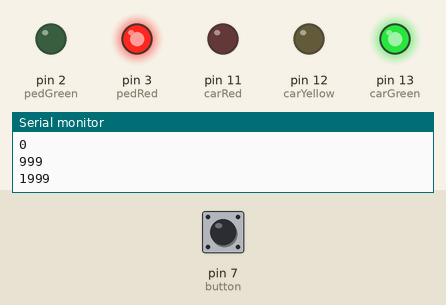
This sketch was run on a simulated Arduino Uno, built with avr-gcc and run on an emulated ATmega328P. Parts: output pins drawn as LEDs (lit = HIGH), the last lines printed to the serial monitor. Inputs (shaded band) come from the test bench; at power-on: pin 7 (button) LOW.

Above: at 2.8 s.
2.9 s: pin 7 (button) pulled HIGH for 3.2 s
At 7.2 s:
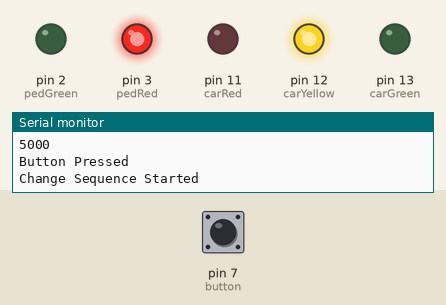
At 9.5 s:
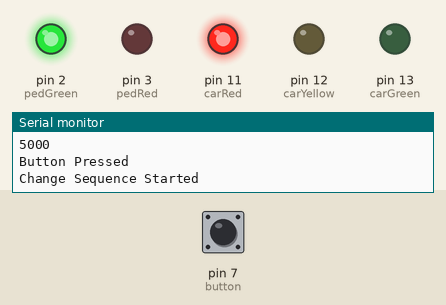
Timing chart, 0 to 20.3 s (numbered marks = the images above; inputs shaded):
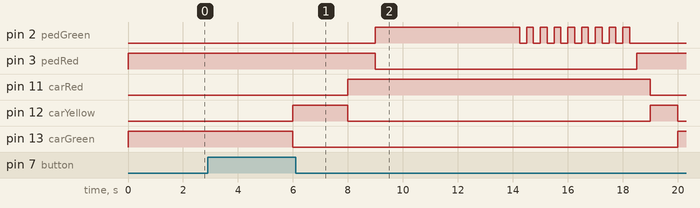

The sketch:

TrafficLight.ino
```cpp
//Traffic Light
int carRed = 11;
int carYellow = 12;
int carGreen = 13;

//Pedestrian Button
int button = 7;
int crossTime = 5000;
long changeTime;
int pedRed = 3;
int pedGreen = 2;

int wait = 1;
unsigned long upTime;

void setup() {

  Serial.begin(9600);

  pinMode(carRed, OUTPUT);
  pinMode(carYellow, OUTPUT);
  pinMode(carGreen, OUTPUT);
  pinMode(button, INPUT);
  pinMode(pedRed, OUTPUT);
  pinMode(pedGreen, OUTPUT);

  digitalWrite(carGreen, HIGH);
  digitalWrite(pedRed, HIGH);

  Serial.println("Setup Completed");
}

// the loop function runs over and over again forever
void loop() {


  int state = digitalRead(button); //Current State of Button
  if (state == HIGH && (millis() - changeTime) > 5000) {
    Serial.println("Button Pressed");
    changeLight();
  }
 upTime = millis();
 Serial.println(upTime);
 delay(1000);
 /*
    digitalWrite(carGreen, HIGH);
    delay(5000);
    digitalWrite(carGreen, LOW);
    digitalWrite(carYellow, HIGH);
    delay(2000);

    digitalWrite(carYellow, LOW);
    digitalWrite(carRed, HIGH);
    delay(1000);
    digitalWrite(carRed, LOW);
*/

}
void changeLight() {

  Serial.println("Change Sequence Started");
  digitalWrite(carGreen, LOW);
  digitalWrite(carYellow, HIGH);
  delay(2000);

  digitalWrite(carYellow, LOW);
  digitalWrite(carRed, HIGH);
  delay(1000);

  digitalWrite(pedRed, LOW);
  digitalWrite(pedGreen, HIGH);
  delay(crossTime);

  for (int a = 1; a < 10; a++) {
    digitalWrite(pedGreen, HIGH);
    delay(250);
    digitalWrite(pedGreen, LOW);
    delay(250);
  }

  digitalWrite(pedRed, HIGH);
  delay(500);

  digitalWrite(carRed, LOW);
  digitalWrite(carYellow, HIGH);
  delay(1000);

  digitalWrite(carYellow, LOW);
  digitalWrite(carGreen, HIGH);

  changeTime = millis();
  Serial.println("Change Sequence Ended");
  Serial.println((String)"Sequence Ended: "+changeTime);
}
```

Measured:
- after the input at 2.9 s, pin 2 (pedGreen): LOW → HIGH after 6.1 s, then repeats every 0.50 s: LOW 0.25 s, HIGH 0.25 s, until it stays LOW from 18.3 s; pin 3 (pedRed): HIGH → LOW after 6.1 s, → HIGH 9.5 s later
